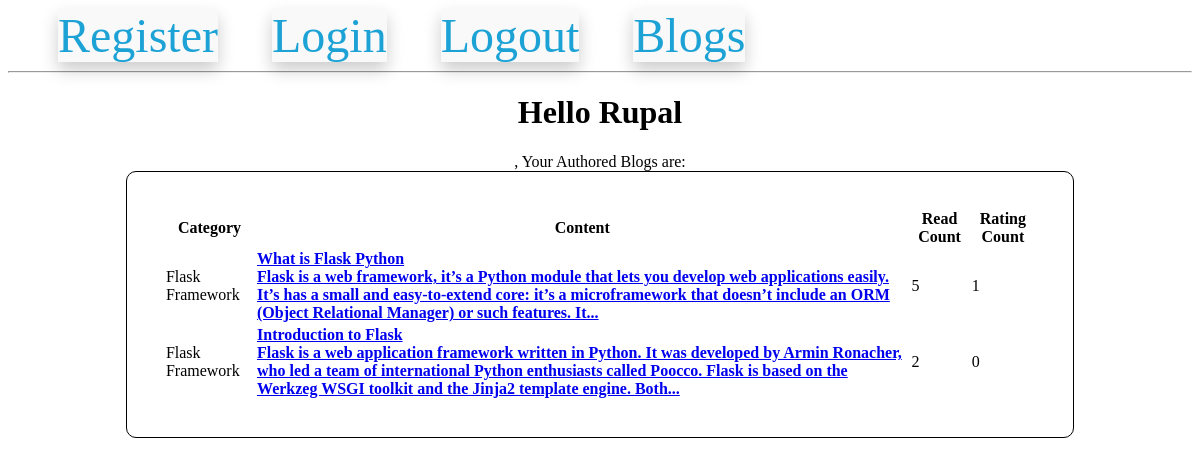
Page /viewBlog (signed in) on the committed database.
### models.py (models this page shows, shortened)
class UserModel(UserMixin,db.Model):
    __tablename__ = 'users'
    id = db.Column(db.Integer, primary_key=True)
    email = db.Column(db.String(100), unique=True)
    username = db.Column(db.String(100))
    password_hash = db.Column(db.String(250))

class BlogModel(db.Model):
    id = db.Column(db.Integer,primary_key=True)
    category_id = db.Column(db.Integer,db.ForeignKey('category_master.category_id'), nullable=False)
    blog_user_id = db.Column(db.Integer,db.ForeignKey('users.id'), nullable=False)
    blog_text = db.Column(db.Text, nullable=False)
    blog_creation_date = db.Column(db.DateTime)
    blog_read_count = db.Column(db.Integer, default=0)
    blog_rating_count = db.Column(db.Integer, default=0)

### routes.py (the view)
@app.route('/viewBlog')
@login_required
def view_blogs():
    all_self_blogs = BlogModel.query.filter(BlogModel.blog_user_id == current_user.id).all()
    return render_template('view_blog.html',all_self_blogs=all_self_blogs,all_categories = global_all_category_name)

### models.py (called while the page is built)
@login.user_loader
def load_user(id):
    return UserModel.query.get(int(id))

### templates/view_blog.html
{% extends 'base.html' %}
{% block content %}
<center>
    <h1>Hello {{ current_user.username }} </h1>, Your Authored Blogs are:
    <table style="border: 1px solid black; border-radius: 10px; padding: 3%; width: 80%;">
        <thead>
            <th>
                Category
            </th>
            <th>
                Content
            </th>
            <th>
                Read Count
            </th>
            <th>
                Rating Count
            </th>
        </thead>
        <tbody>
            {% for a_blog in all_self_blogs %}
            <tr>
                <td>
                    {{ all_categories[a_blog.category_id-1] }}
                </td>
                <td>
                    <a href="/self_blog_detail/{{ a_blog.id}}/{{ all_categories[a_blog.category_id-1] }}">{{ a_blog.blog_text|safe|truncate(275)}}</a>
                </td>
                <td>
                    {{ a_blog.blog_read_count }}
                </td>
                <td>
                    {{ a_blog.blog_rating_count }}
                </td>
            </tr>
            {% endfor%}
        </tbody>
    </table>
</center>
{% endblock%}

### rows in the picture
UserModel: username "Rupal"
BlogModel: all_categories "Flask Framework", blog_text "What is Flask Python Flask is a web framework, it’s a Python module that lets you develop web applications easily. It’s has a small and easy-to-extend core: it’s a microframework that doesn’t include an ORM (Object Relational Manager) or such features. It...", blog_read_count "5", blog_rating_count "1"
BlogModel: all_categories "Flask Framework", blog_text "Introduction to Flask Flask is a web application framework written in Python. It was developed by Armin Ronacher, who led a team of international Python enthusiasts called Poocco. Flask is based on the Werkzeg WSGI toolkit and the Jinja2 template engine. Both...", blog_read_count "2", blog_rating_count "0"
